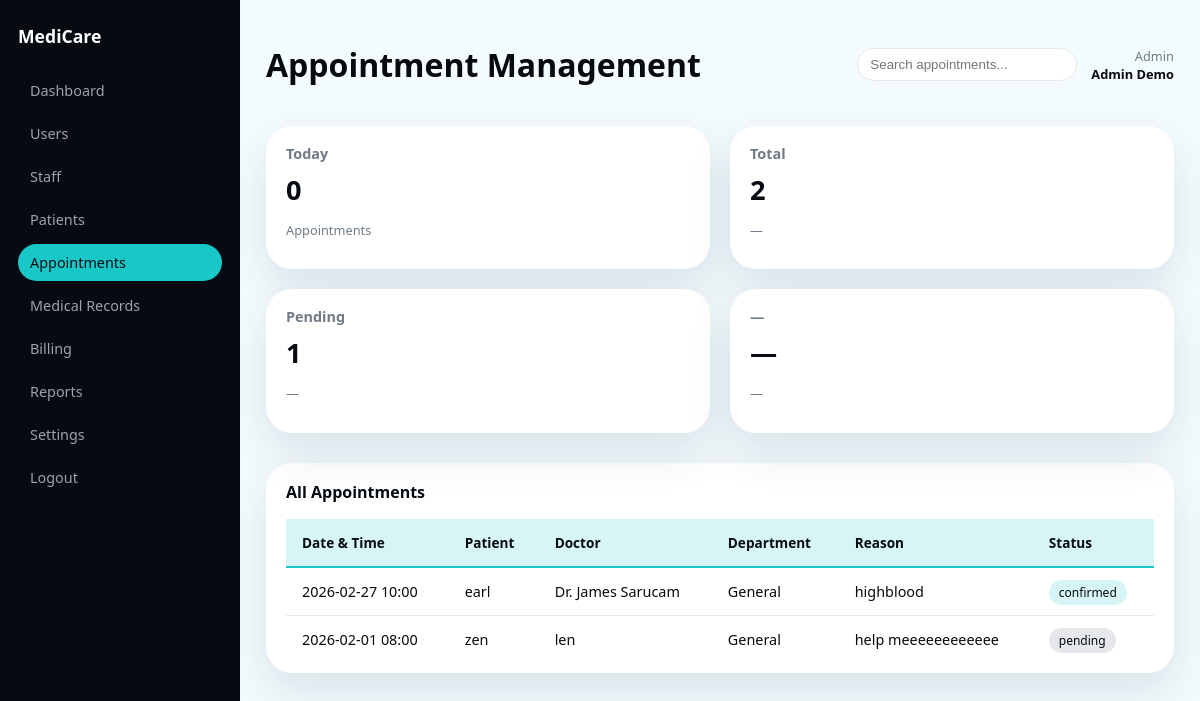
Page /medicare-clinic/index.php?page=admin-appointments (signed in) on the earlier database version.
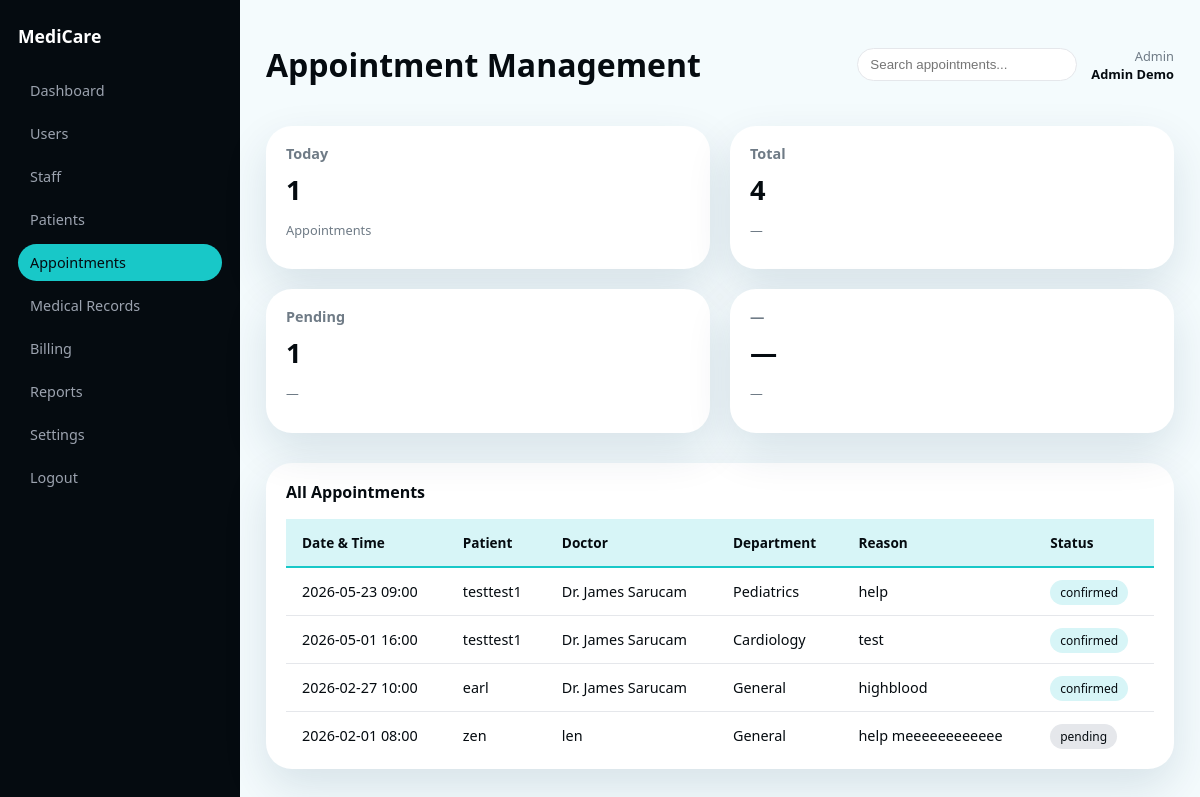
Same page on the later database version.
### tables this page shows
CREATE TABLE appointments (
            id INTEGER PRIMARY KEY AUTOINCREMENT,
            patient_id INTEGER NOT NULL,
            doctor_id INTEGER NOT NULL,
            appointment_date TEXT NOT NULL,
            appointment_time TEXT NOT NULL,
            reason TEXT,
            department TEXT,
            status TEXT DEFAULT 'pending',
            created_at TEXT DEFAULT CURRENT_TIMESTAMP,
            FOREIGN KEY (patient_id) REFERENCES users(id),
            FOREIGN KEY (doctor_id) REFERENCES users(id)
        );

### medicare-clinic/config/auth.php (called while the page is built, shortened)
<?php
function current_user()
{
    return $_SESSION['user'] ?? null;
}

### medicare-clinic/app/views/admin/appointments.php (the view, shortened to what this page needs)
<?php
require __DIR__ . '/../layouts/admin_sidebar.php';
$pdo = $GLOBALS['pdo'] ?? null;
$user = current_user();
$sidebar = render_admin_sidebar();
$appointments = [];
$today = date('Y-m-d');
if ($pdo) {
    $stmt = $pdo->query("
        SELECT a.*, u1.name as patient_name, u2.name as doctor_name
        FROM appointments a
        JOIN users u1 ON a.patient_id = u1.id
        JOIN users u2 ON a.doctor_id = u2.id
        ORDER BY a.appointment_date DESC, a.appointment_time DESC
    ");
    $appointments = $stmt ? $stmt->fetchAll(PDO::FETCH_ASSOC) : [];
}
$todayCount = count(array_filter($appointments, fn($a) => $a['appointment_date'] === $today));
$pendingCount = count(array_filter($appointments, fn($a) => $a['status'] === 'pending'));
?>
<div class="app-shell">
    <?php echo $sidebar; ?>
    <main class="main-content">
        <header class="main-header">
            <h1>Appointment Management</h1>
            <div class="header-right">
                <div class="search-bar">
                    <input type="text" placeholder="Search appointments..." />
                </div>
                <div class="user-info">
                    <span class="role">Admin</span>
                    <span class="name"><?php echo htmlspecialchars($user['name'] ?? 'Admin'); ?></span>
                </div>
            </div>
        </header>
        <section class="grid-4">
            <div class="summary-card">
                <h4>Today</h4>
                <div class="summary-value"><?php echo $todayCount; ?></div>
                <p class="summary-change">Appointments</p>
            </div>
            <div class="summary-card">
                <h4>Total</h4>
                <div class="summary-value"><?php echo count($appointments); ?></div>
                <p class="summary-change">—</p>
            </div>
            <div class="summary-card">
                <h4>Pending</h4>
                <div class="summary-value"><?php echo $pendingCount; ?></div>
                <p class="summary-change">—</p>
            </div>
            <div class="summary-card">
                <h4>—</h4>
                <div class="summary-value">—</div>
                <p class="summary-change">—</p>
            </div>
        </section>
        <section class="panel">
            <div class="panel-header">
                <h3>All Appointments</h3>
            </div>
            <table class="data-table">
                <thead>
                    <tr>
                        <th>Date & Time</th>
                        <th>Patient</th>
                        <th>Doctor</th>
                        <th>Department</th>
                        <th>Reason</th>
                        <th>Status</th>
                    </tr>
                </thead>
                <tbody>
                    <?php foreach ($appointments as $a): ?>
                    <tr>
                        <td><?php echo htmlspecialchars($a['appointment_date']); ?> <?php echo htmlspecialchars($a['appointment_time']); ?></td>
                        <td><?php echo htmlspecialchars($a['patient_name'] ?? '—'); ?></td>
                        <td><?php echo htmlspecialchars($a['doctor_name'] ?? '—'); ?></td>
                        <td><?php echo htmlspecialchars($a['department'] ?? '—'); ?></td>
                        <td><?php echo htmlspecialchars($a['reason'] ?? '—'); ?></td>
                        <td><span class="badge <?php echo $a['status'] === 'confirmed' || $a['status'] === 'completed' ? 'cyan' : ''; ?>"><?php echo htmlspecialchars($a['status']); ?></span></td>
                    </tr>
                    <?php endforeach; ?>
                </tbody>
            </table>
        </section>
    </main>
</div>

Differences in the rows shown:
added appointments: appointment_date "2026-05-23", appointment_time "09:00", patient_name "testtest1", doctor_name "Dr. James Sarucam", department "Pediatrics", reason "help", status "confirmed"
added appointments: appointment_date "2026-05-01", appointment_time "16:00", patient_name "testtest1", doctor_name "Dr. James Sarucam", department "Cardiology", reason "test", status "confirmed"
Other differences:
$todayCount: "0" → "1"
count($appointments): "2" → "4"
